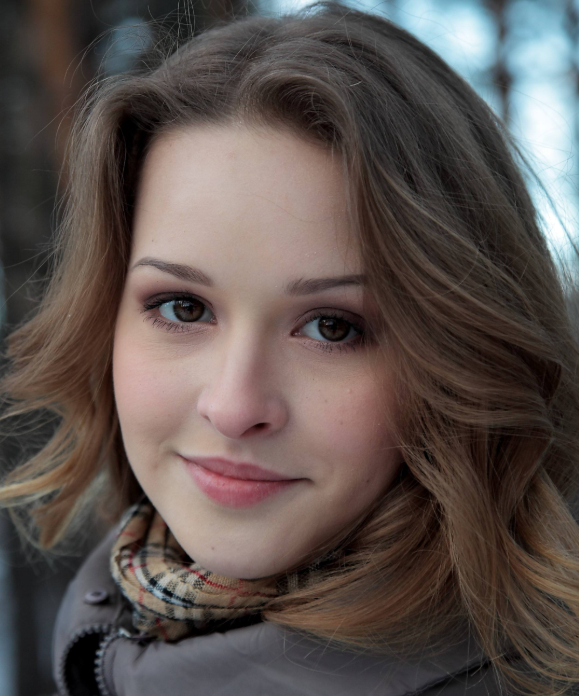
#> input picture images/test2.png, 579 x 696 px, found by its file name
$ python OpencvDemo094.py
#> lines starting #> are read from the running program, lines starting #| are printed output that depends on the picture; after the words box and inside, x2 and y2 are one past the last pixel; in counts of white or black regions, pixels touching at a corner belong together
#!/usr/bin/env python3
#coding = utf-8

import logging
import numpy as np
import cv2 as cv

# ORB FAST特征关键点检测
def OpencvDemo094():
    logging.basicConfig(level=logging.DEBUG)

    src = cv.imread("images/test2.png")
#> src is the input picture: shape (696, 579, 3); mean B, G, R 78.5, 82.2, 92.2
    if src is None:
        logging.error("could not load an image!")
        return cv.Error.StsError

    orb = cv.ORB().create()

    kps = orb.detect(src)
#> kps = 500 keypoints; strongest (x, y, size): (192, 560, 44.6), (192, 562, 37.2), (164, 591, 64.3), (191, 560, 64.3)

    dst = cv.drawKeypoints(src, kps, None, (-1), cv.DRAW_MATCHES_FLAGS_DEFAULT)

    h, w, ch = src.shape
#> h = 696; w = 579; ch = 3
    result = np.zeros([h, w * 2, ch], dtype=src.dtype)
    result[0 : h, 0 : w, :] = src
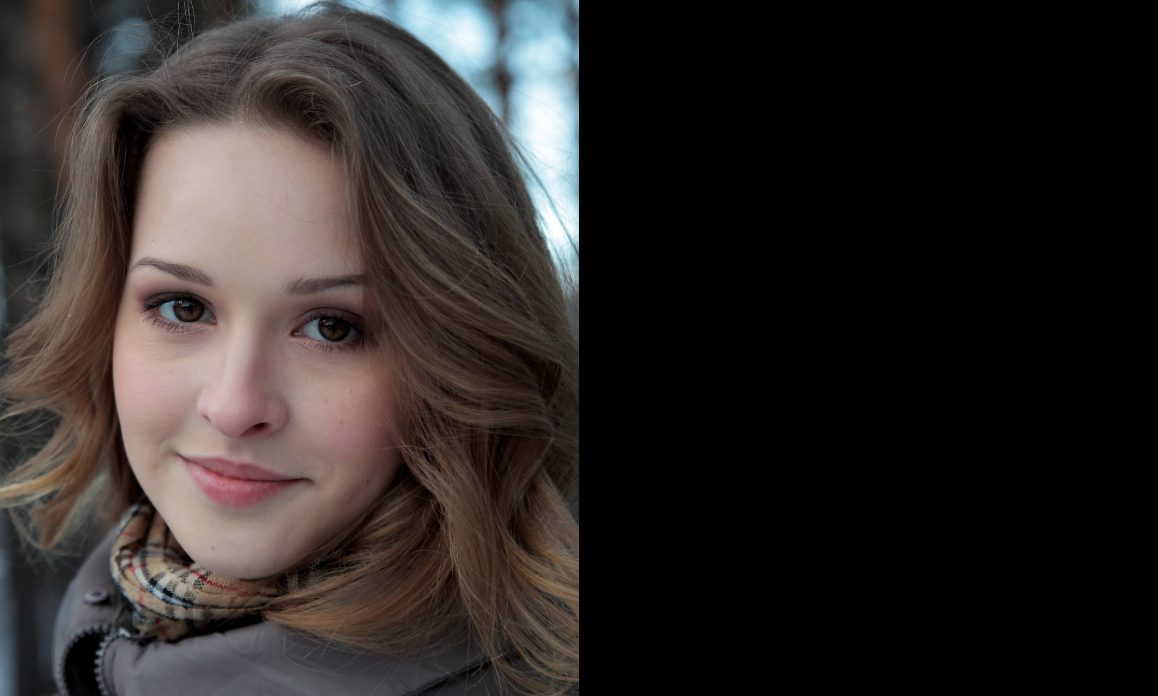
#> result: shape (696, 1158, 3); mean B, G, R 39.3, 41.1, 46.1
    result[0 : h, w : w * 2, :] = dst
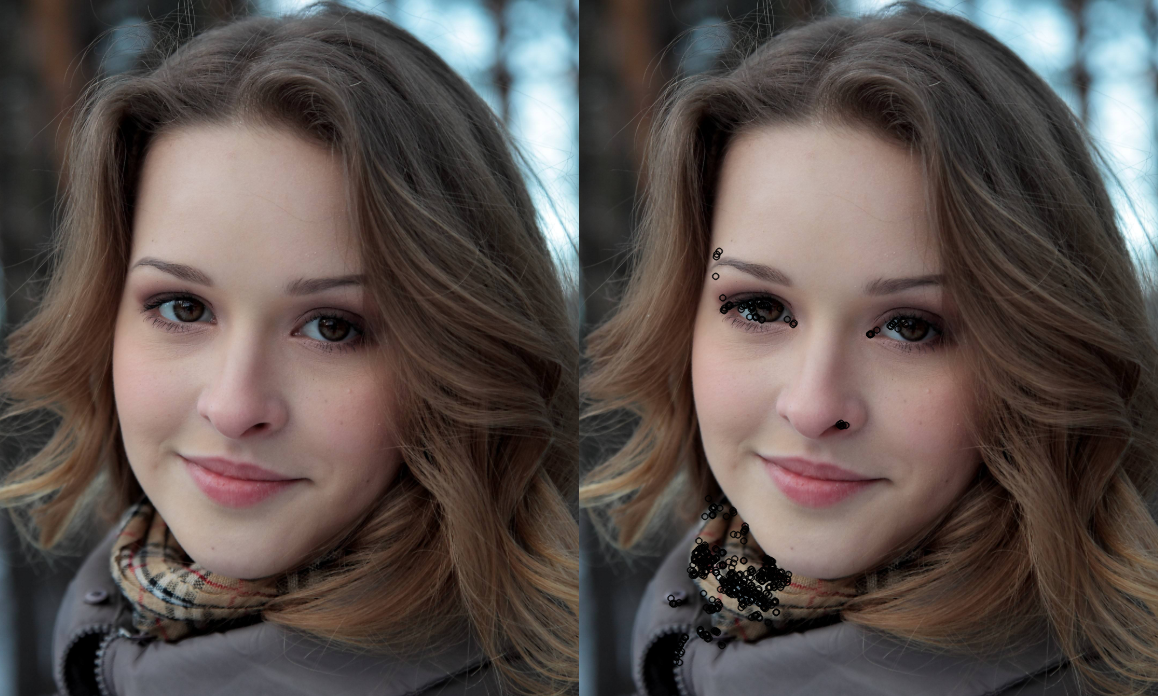
#> result: shape (696, 1158, 3); mean B, G, R 77.9, 81.6, 91.5
    cv.putText(result, "original image", (10, 30), cv.FONT_ITALIC, .6, (0, 0, 255), 1)
#> result: shape (696, 1158, 3); 0.04% of pixels changed, all inside (x1, y1, x2, y2) = (12, 17, 143, 35)
    cv.putText(result, "image with results of ORB keypoint detection", (w + 10, 30), cv.FONT_ITALIC, .6, (0, 0, 255), 1)
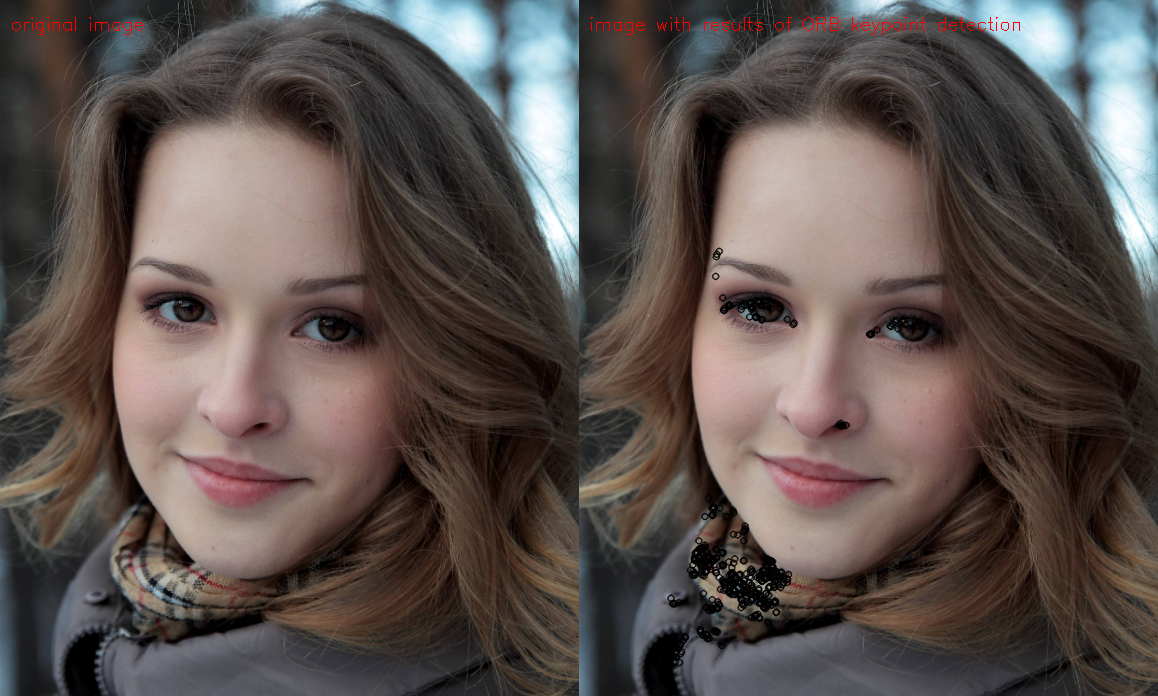
#> result: shape (696, 1158, 3); mean B, G, R 77.8, 81.5, 91.8
    cv.imshow("ORB keypoint detection", result)

    cv.waitKey(0)

    cv.destroyAllWindows()

    return cv.Error.StsOk

if __name__ == "__main__":
    OpencvDemo094()

# end of file

$ run again, with images/test1.png copied over images/test2.png
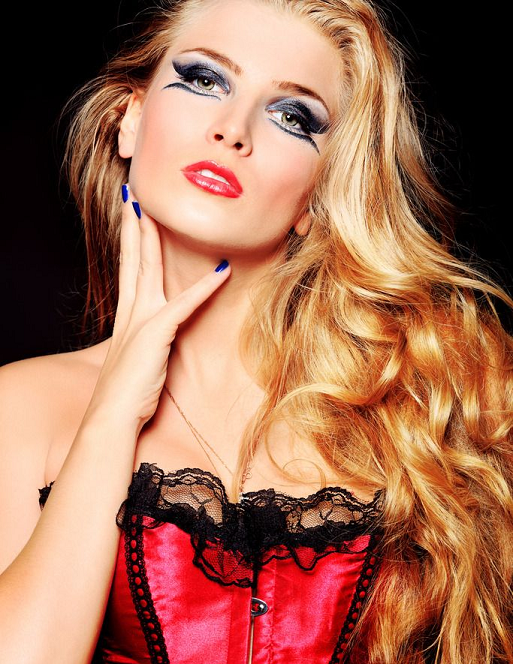
#> input picture images/test1.png, 513 x 664 px, found by its file name
#> in OpencvDemo094, src is the input picture: shape (664, 513, 3); mean B, G, R 83.9, 107.2, 161.9
#> kps = 500 keypoints; strongest (x, y, size): (261, 606, 31), (133, 204, 31), (289, 116, 31), (243, 495, 31)
#> in OpencvDemo094, `result[0 : h, 0 : w, :] = src`:
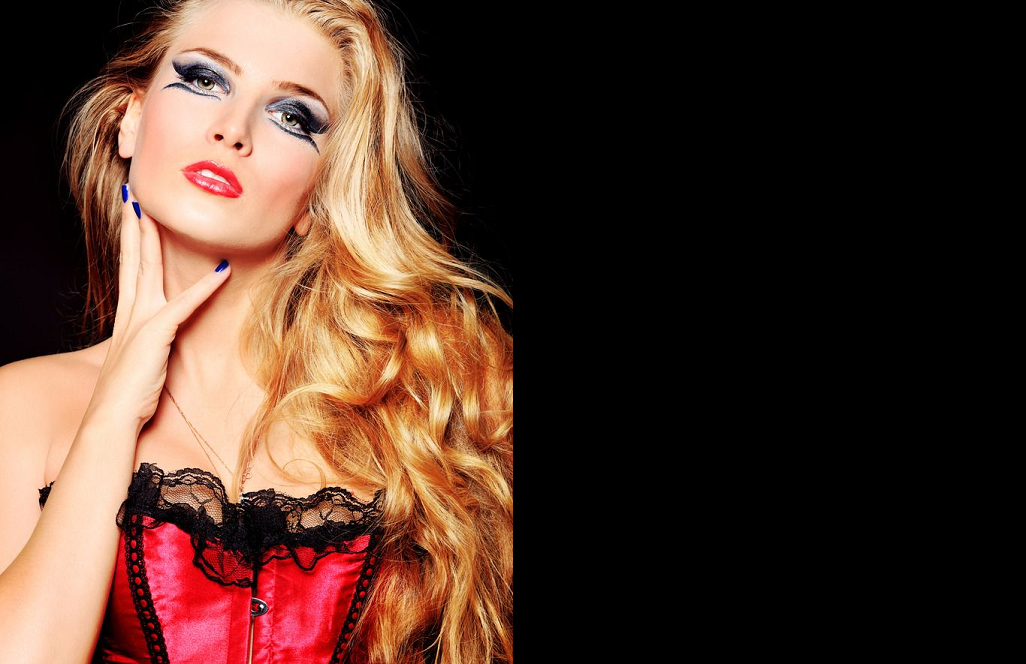
#> result: shape (664, 1026, 3); mean B, G, R 41.9, 53.6, 80.9
#> in OpencvDemo094, `cv.putText(result, "image with results of ORB keypoint detection", (w ..`:
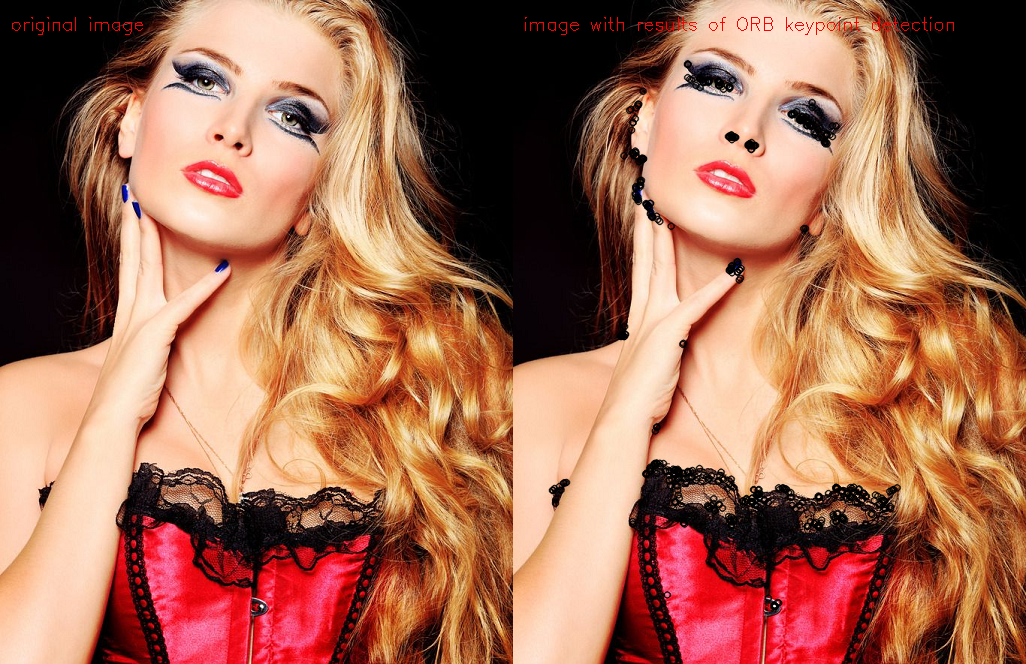
#> result: shape (664, 1026, 3); mean B, G, R 83, 106.2, 161
